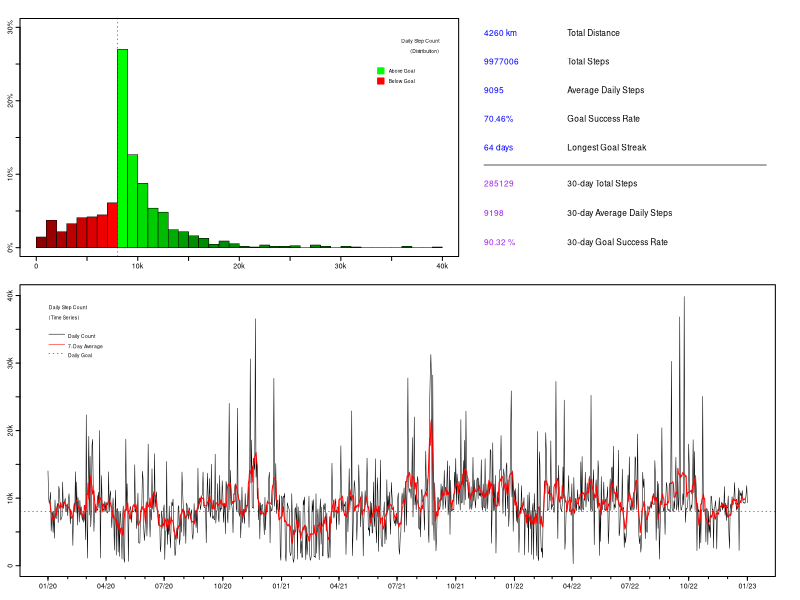

Write R code to recreate this figure. (Note: this script raises an error after producing the figure.)
##### Load libraries and initialise data ------------------------------------------------------------------

# Load libraries
library(tidyverse)
library(zoo)
library(grid)
library(gridBase)

# Load in step data
data <- read.csv("Data/StepData.csv")

# Format date objects
names(data)[1] <- "Year"
data <- mutate(data, Date = as.Date(paste(Month, Day, Year, sep = "/"), "%m/%d/%Y"))





##### Plot distribution of daily step counts --------------------------------------------------------------

# Function to generate histogram
hPlot <- function(){
  par(lwd = 0.5)
  histColours <-  c(colorRampPalette(c("red4", "red"), 0.5)(8), 
                    colorRampPalette(c("green", "green4"))(8), rep("green4", 24))
  h <- hist(data$Steps, breaks = seq(0, 40000, by = 1000), plot = FALSE)
  h$density <- h$counts/sum(h$counts)*100
  plot(h, freq = FALSE, xlab = "", xaxt = "n",
       ylab = "", yaxt = "n", col = histColours, main = "", ylim = c(0, 30))
  axis(side = 1, at = seq(0, 40000, by = 5000), labels = c("0", "", "10k", "", "20k", "", "30k", "", "40k"))
  axis(side = 2, at = seq(0, 30, by = 5), labels = c("0%", "", "10%", "", "20%", "", "30%"),
       mgp = c(0, 0.17, 0))
  abline(v = 8000, col = "blue", lty = 3, lwd = 0.5)
  box(lwd = 1)}





##### Plot moving average and daily counts ----------------------------------------------------------------

# Function to generate time series plot
tPlot <- function(){
  plot(data$Date, data$Steps, type = "l", ylim = c(0, 40000), xlab = "", xaxt = "n",
       ylab = "", yaxt = "n", lwd = 0.5)
  axis.Date(1, at = seq(min(data$Date), max(data$Date), by = "3 mon"), format = "%m/%y")
  axis.Date(1, at = seq(min(data$Date), max(data$Date), by = "1 mon"), labels = FALSE, tcl = -0.11)
  axis(side = 2, at = seq(0, 40000, by = 5000), labels = c("0", "", "10k", "", "20k", "", "30k", "", "40k"),
       mgp = c(0, 0.17, 0))
  lines(data$Date, rollmean(data$Steps, 7, fill = list(NA, NULL, NA)), col = "red", lwd = 1)
  abline(h = 8000, col = "blue", lty = 3, lwd = 0.5)}





##### Get overall step count stats ------------------------------------------------------------------------

# Get longest goal streak
goalStreak <- rle(data$Steps >= 8000)
goalStreak <- max(goalStreak$lengths[goalStreak$values == TRUE])

# Calculate total steps, total distance, and average daily steps
# Also calculate rate that goal is met; include longest goal streak
stepStats <- c(sum(data$Steps),
               round(sum(data$Steps)*0.427/1000, 0),
               round(mean(data$Steps), 0),
               round(length(data$Steps[data$Steps >= 8000])/nrow(data)*100, 2),
               goalStreak)

# Get total and mean step count, goal rate over last 30 days
data30 <- data[(nrow(data)-30):nrow(data), ]
step30Stats <- c(sum(data30$Steps),
                 round(mean(data30$Steps), 0),
                 round(length(data30$Steps[data30$Steps >= 8000])/nrow(data30)*100, 2))





##### Combine plots into a single canvas ------------------------------------------------------------------

# Prepare graphics device
tiff(filename = "StepData.tif", width = 3304, height = 2272, units = "px", res = 800, compression = "lzw")

# Create blank page
grid.newpage()
plot.new()

# Set grid layout and activate it
gly <- grid.layout(800, 1200)
pushViewport(viewport(layout = gly))

# Plot step count time series
pushViewport(vp = viewport(layout.pos.row = 370:790, layout.pos.col = 1:1175))
par(fig = gridFIG(), mar = c(0.8, 1, 0.4, 0.4), cex.axis = 0.42, tcl = -0.2, mgp = c(0, -0.2, 0))
par(new = TRUE)
tPlot()
popViewport()

# Plot step count histogram
pushViewport(vp = viewport(layout.pos.row = 15:350, layout.pos.col = 1:700))
par(fig = gridFIG(), mar = c(0.3, 1, 0.4, 0.4), cex.axis = 0.42, tcl = -0.2, mgp = c(0, -0.2, 0))
par(new = TRUE)
hPlot()
popViewport()

# Create figure labels
grid.text(label = c("Daily Step Count", "(Distribution)", "Daily Step Count", "(Time Series)"),
          x = c(0.549, 0.549, 0.061, 0.061), y = c(0.932, 0.915, 0.488, 0.471),
          hjust = c(1, 1, 0, 0), gp = gpar(cex = 0.3))
popViewport()

# Create legend (top)
grid.text(label = c("Above Goal", "Below Goal"),
          x = rep(0.486, 2), y = c(0.882, 0.865),
          hjust = 0, gp = gpar(cex = 0.3))
grid.rect(x = rep(0.476, 2), y = c(0.882, 0.865),
          width = rep(0.008, 2), height = rep(0.010, 2),
          gp = gpar(col = c("green", "red"), fill = c("green", "red")))

# Create legend (bottom)
grid.text(label = c("Daily Count", "7-Day Average", "Daily Goal"),
          x = rep(0.085, 3), y = c(0.440, 0.423, 0.408),
          hjust = 0, gp = gpar(cex = 0.3))
grid.segments(x0 = rep(0.061, 3), y0 = c(0.443, 0.426, 0.411),
              x1 = rep(0.081, 3), y1 = c(0.443, 0.426, 0.411),
              gp = gpar(col = c("black", "red", "blue"), lty = c(1, 1, 3), lwd = 0.5))

# Summary stats
grid.text(label = c(paste0(stepStats[2], " km"), "Total Distance",
                    paste0(stepStats[1]), "Total Steps",
                    paste0(stepStats[3]), "Average Daily Steps",
                    paste0(sprintf(stepStats[4], fmt = "%#.2f"), "%"), "Goal Success Rate",
                    paste0(stepStats[5], " days"), "Longest Goal Streak",
                    paste0(step30Stats[1]), "30-day Total Steps",
                    paste0(step30Stats[2]), "30-day Average Daily Steps",
                    paste0(sprintf(step30Stats[3], fmt = "%#.2f"), " %"), "30-day Goal Success Rate"),
          x = rep(c(0.605, 0.709), 8), rep(c(seq(0.946, 0.755, length.out = 5),
                                             seq(0.695, 0.597, length.out = 3)), each = 2), hjust = 0,
          gp = gpar(cex = 0.5, col = c(rep(c("blue", "black"), 5), rep(c("purple", "black"), 3))))
grid.segments(x0 = 0.605, y0 = 0.725, x1 = 0.958, y1 = 0.725, gp = gpar(lwd = 0.65))

# Deactivate grid layout; finalise graphics save
popViewport()
dev.off()
